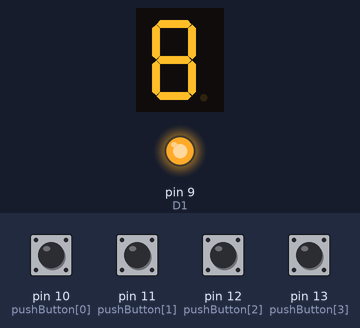
The sketch below on a simulated Arduino Uno, built with avr-gcc and run on an emulated ATmega328P. On the bench: 1-digit seven-segment display, output pins drawn as LEDs (lit = HIGH). Wiring (inferred from the names in the program): 1-digit 7-segment display, segments lit when HIGH: segments pin 2, pin 3, pin 4, pin 5, pin 6, pin 7, pin 8. The test bench sets the inputs (shaded band); at power-on: pin 10 (pushButton[0]), pin 11 (pushButton[1]), pin 12 (pushButton[2]), pin 13 (pushButton[3]) HIGH. Random numbers use the default seed unless the sketch sets one; the segment pins are drawn as the display they are named for; pins used as bus, display or sensor lines are not drawn; what the sketch prints to the serial monitor is not drawn.

Above: at 8.0 s.
8.1 s: pin 12 (pushButton[2]) pulled LOW for 1.3 s
At 10.6 s:
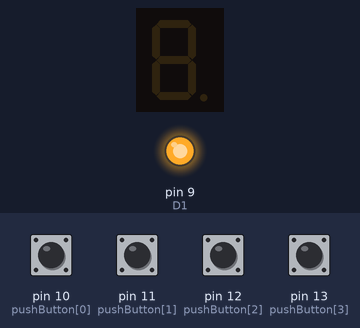
Timing chart, 0 to 12.1 s (numbered marks = the images above; inputs shaded):
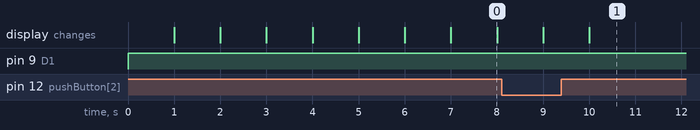

The sketch:

arduinoQTE.ino
```cpp
int pinA = 2;
int pinB = 3;
int pinC = 4;
int pinD = 5;
int pinE = 6;
int pinF = 7;
int pinG = 8;
int D1 = 9;
int pushButton [] = {10,11,12,13};
int statusButton = LOW;
int game[10] = {5,5,5,5,5,5,5,5,5,5};
int x = 0;
int score = 0;
int goodPush = 0;

void setup() {
  Serial.begin(9600);

  pinMode(pinA, OUTPUT);
  pinMode(pinB, OUTPUT);
  pinMode(pinC, OUTPUT);
  pinMode(pinD, OUTPUT);
  pinMode(pinE, OUTPUT);
  pinMode(pinF, OUTPUT);
  pinMode(pinG, OUTPUT);
  pinMode(D1, OUTPUT);
  for (int i = 0; i < 4; i++) {
    pinMode(pushButton[i], INPUT);
  }
  randomSeed(analogRead(0));
  for (int i = 0; i < 10; i++) {
      game[i] = random(1,5);
  }
}

void ledDisplay(int toDisplay) {
  switch (toDisplay) {
    case 1:
      digitalWrite(D1, HIGH);
      digitalWrite(pinA, HIGH);
      digitalWrite(pinB, LOW);
      digitalWrite(pinC, LOW);
      digitalWrite(pinD, HIGH);
      digitalWrite(pinE, HIGH);
      digitalWrite(pinF, HIGH);
      digitalWrite(pinG, HIGH);
      break;
    case 2:
      digitalWrite(D1, HIGH);
      digitalWrite(pinA, LOW);
      digitalWrite(pinB, LOW);
      digitalWrite(pinC, HIGH);
      digitalWrite(pinD, LOW);
      digitalWrite(pinE, LOW);
      digitalWrite(pinF, HIGH);
      digitalWrite(pinG, LOW);
      break;
    case 3:
      digitalWrite(D1, HIGH);
      digitalWrite(pinA, LOW);
      digitalWrite(pinB, LOW);
      digitalWrite(pinC, LOW);
      digitalWrite(pinD, LOW);
      digitalWrite(pinE, HIGH);
      digitalWrite(pinF, HIGH);
      digitalWrite(pinG, LOW);
      break;
    case 4:
      digitalWrite(D1, HIGH);
      digitalWrite(pinA, HIGH);
      digitalWrite(pinB, LOW);
      digitalWrite(pinC, LOW);
      digitalWrite(pinD, HIGH);
      digitalWrite(pinE, HIGH);
      digitalWrite(pinF, LOW);
      digitalWrite(pinG, LOW);
      break;
    case 5:
      digitalWrite(D1, HIGH);
      digitalWrite(pinA, LOW);
      digitalWrite(pinB, HIGH);
      digitalWrite(pinC, LOW);
      digitalWrite(pinD, LOW);
      digitalWrite(pinE, HIGH);
      digitalWrite(pinF, LOW);
      digitalWrite(pinG, LOW);
      break;
    case 6:
      digitalWrite(D1, HIGH);
      digitalWrite(pinA, HIGH);
      digitalWrite(pinB, HIGH);
      digitalWrite(pinC, LOW);
      digitalWrite(pinD, LOW);
      digitalWrite(pinE, LOW);
      digitalWrite(pinF, LOW);
      digitalWrite(pinG, LOW);
      break;
    case 7:
      digitalWrite(D1, HIGH);
      digitalWrite(pinA, LOW);
      digitalWrite(pinB, LOW);
      digitalWrite(pinC, LOW);
      digitalWrite(pinD, HIGH);
      digitalWrite(pinE, HIGH);
      digitalWrite(pinF, HIGH);
      digitalWrite(pinG, HIGH);
      break;
    case 8:
      digitalWrite(D1, HIGH);
      digitalWrite(pinA, LOW);
      digitalWrite(pinB, LOW);
      digitalWrite(pinC, LOW);
      digitalWrite(pinD, LOW);
      digitalWrite(pinE, LOW);
      digitalWrite(pinF, LOW);
      digitalWrite(pinG, LOW);
      break;
     case 9:
      digitalWrite(D1, HIGH);
      digitalWrite(pinA, LOW);
      digitalWrite(pinB, LOW);
      digitalWrite(pinC, LOW);
      digitalWrite(pinD, HIGH);
      digitalWrite(pinE, HIGH);
      digitalWrite(pinF, LOW);
      digitalWrite(pinG, LOW);
      break;
    case 0:
      digitalWrite(D1, HIGH);
      digitalWrite(pinA, LOW);
      digitalWrite(pinB, LOW);
      digitalWrite(pinC, LOW);
      digitalWrite(pinD, LOW);
      digitalWrite(pinE, LOW);
      digitalWrite(pinF, LOW);
      digitalWrite(pinG, HIGH);
      break;
     case 10:
      digitalWrite(D1, HIGH);
      digitalWrite(pinA, LOW);
      digitalWrite(pinB, LOW);
      digitalWrite(pinC, LOW);
      digitalWrite(pinD, HIGH);
      digitalWrite(pinE, LOW);
      digitalWrite(pinF, LOW);
      digitalWrite(pinG, LOW);
      break;
    default:
      digitalWrite(D1, HIGH);
      digitalWrite(pinA, HIGH);
      digitalWrite(pinB, HIGH);
      digitalWrite(pinC, HIGH);
      digitalWrite(pinD, HIGH);
      digitalWrite(pinE, HIGH);
      digitalWrite(pinF, HIGH);
      digitalWrite(pinG, HIGH);
      break;
  }
}

// the loop routine runs over and over again forever:
void loop() {
  if (x < 10) {
    ledDisplay(100);
    delay(1000);
    ledDisplay(game[x]);
    x++;
    while (statusButton == LOW) {
      for (int i = 0; i < 4; i++) {
        statusButton = digitalRead(pushButton[i]);
        if (statusButton == HIGH && pushButton[i] == 10 && game [x] == 1) {
          Serial.print("ok\n");
          goodPush = 1;
        } else if (statusButton == HIGH && pushButton[i] == 11 && game [x] == 2) {
          Serial.print("ok\n");
          goodPush = 1;
        } else if (statusButton == HIGH && pushButton[i] == 12 && game [x] == 3) {
          Serial.print("ok\n");
          goodPush = 1;
        } else if (statusButton == HIGH && pushButton[i] == 13 && game [x] == 4) {
          Serial.print("ok\n");
          goodPush = 1;
        }
      }
    }
    if (goodPush == 1) {
      score++;
    }
    goodPush = 0;
    statusButton = LOW;
  } else {
    ledDisplay(score);
    Serial.print(score);
    Serial.print('\n');
  }
  //ledDisplay(8);
}
```

Measured:
- what the display in image 0 shows lasts 1.0 s, from 7.0 s to 8.0 s
